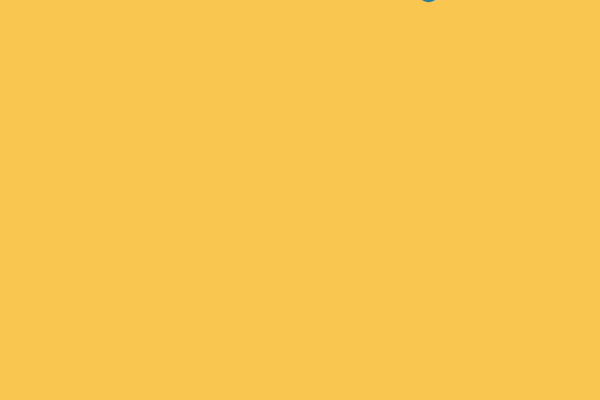
Frame 1 (no input)
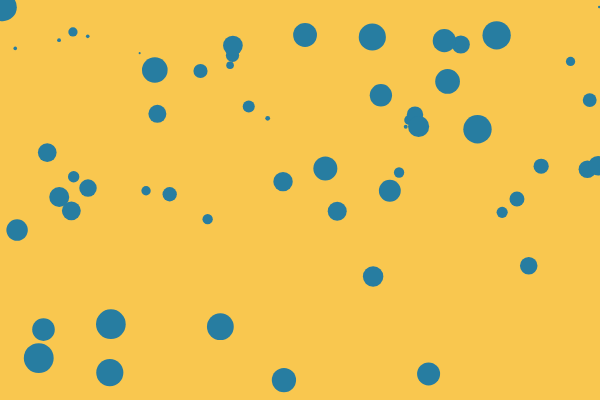
Frame 60 (no input)
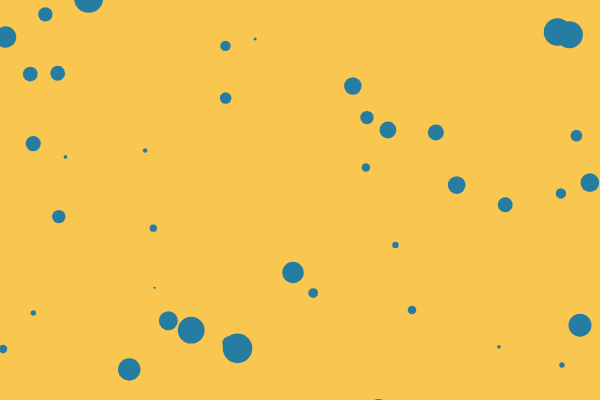
Frame 120 (the mouse pressed at the canvas centre since frame 60)

The p5.js sketch that drew these frames (run headless with seeded random() and noise() and a simulated clock; from frame 60 on, the mouse is pressed at the canvas centre):

// p5.js sketch
// ── sketch.js
let rain_x = [];
let rain_y = [];
let rain_speed = [];
let rain_size = [];
let add_speed;

function setup() {
  createCanvas(600, 400);
}

function draw() {
  background(249, 199, 79);
  draw_rain();
}

function draw_rain(){
  let newRainX = random(0, width);
  let newRainY = random(-20, 0);
  let newRainSize = random(2, 30);
  let newRainSpeed = map(newRainSize, 2, 30, 2, 8);
  
  rain_x.push(newRainX);
  rain_y.push(newRainY);
  rain_size.push(newRainSize);
  rain_speed.push(newRainSpeed);
  
  add_speed = map(mouseY, 0, height, 0, 10);

  for (let i = 0; i < rain_x.length; i++){
    rain_y[i] += rain_speed[i] + add_speed;
    noStroke();
    fill(39, 125, 161);
    circle(rain_x[i], rain_y[i], rain_size[i]);
  }
}
